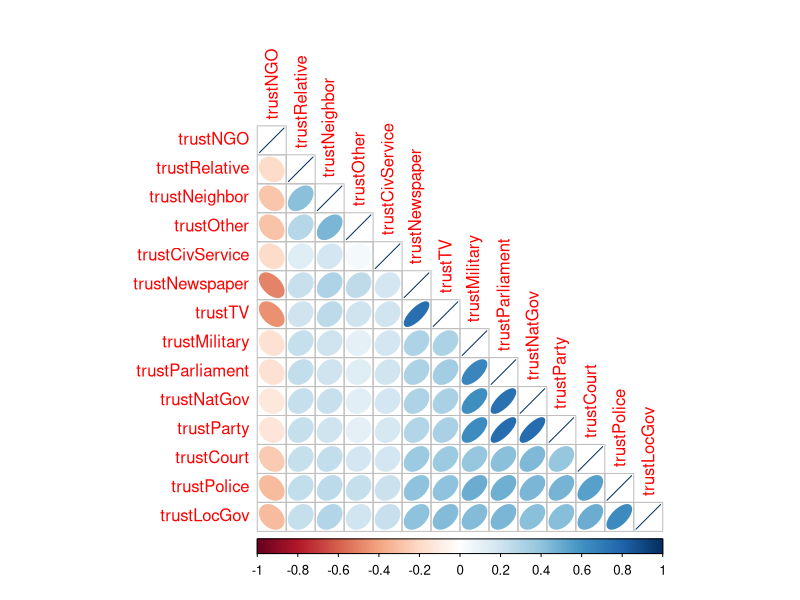
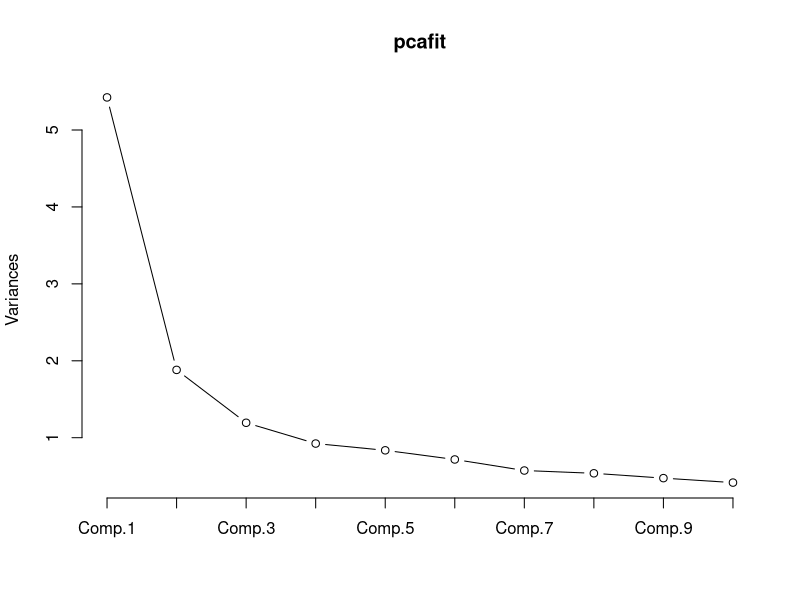

Generate these figures, in order, with R:
setwd("d:/baidu/tsinghua/courses/quantii/hwk03")
library(haven)
dat <- read_dta("abs.dta")
summary(dat)

corMat <- cor(dat, use = "pairwise.complete.obs") #correlation matrix
#covMat <- cov(dat, use = "pairwise.complete.obs") #covariance matrix
#install.packages("corrplot")
library(corrplot)
res <- cor.mtest(dat, conf.level = 0.95)

corrplot(corMat, method = "ellipse", type = "lower", p.mat = res$p, sig.level = 0.05, order = "hclust")

library(psych)
# bartlett test
cortest.bartlett(corMat, n=dim(dat)[1])


# cronbach alpha
alpha(dat)

# KMO

kmo <- KMO(dat)
print(kmo)
print(kmo$Image)


# eigen value
ev <- eigen(corMat)
ev$values # find value > 1
sum(ev$values>1)



# stats
pcafit <- princomp(~., data=dat, cor=TRUE)
summary(pcafit) # print variance accounted for
loadings(pcafit) # pc loadings
plot(pcafit,type="lines") # scree plot
#pcafit$scores # the principal components
#biplot(pcafit)



M1 <- factanal(~., data=dat, factors=3, scores="regression") # scores = "bartlett"
M2 <- update(M1, factor=3, roation = "varimax")
M2$uniquenesses
print(M2, digits=2, cutoff=.3, sort=TRUE)
loading <- M2$loadings[,1:2]
scores <- M2$scores


coefs <- solve(cor(dat, use = "pairwise.complete.obs")) %*% M2$loadings
factors <- scale(dat) %*% coefs


factors <- scale(dat)%*% solve(cor(dat, use="complete")) %*% M2$loadings
